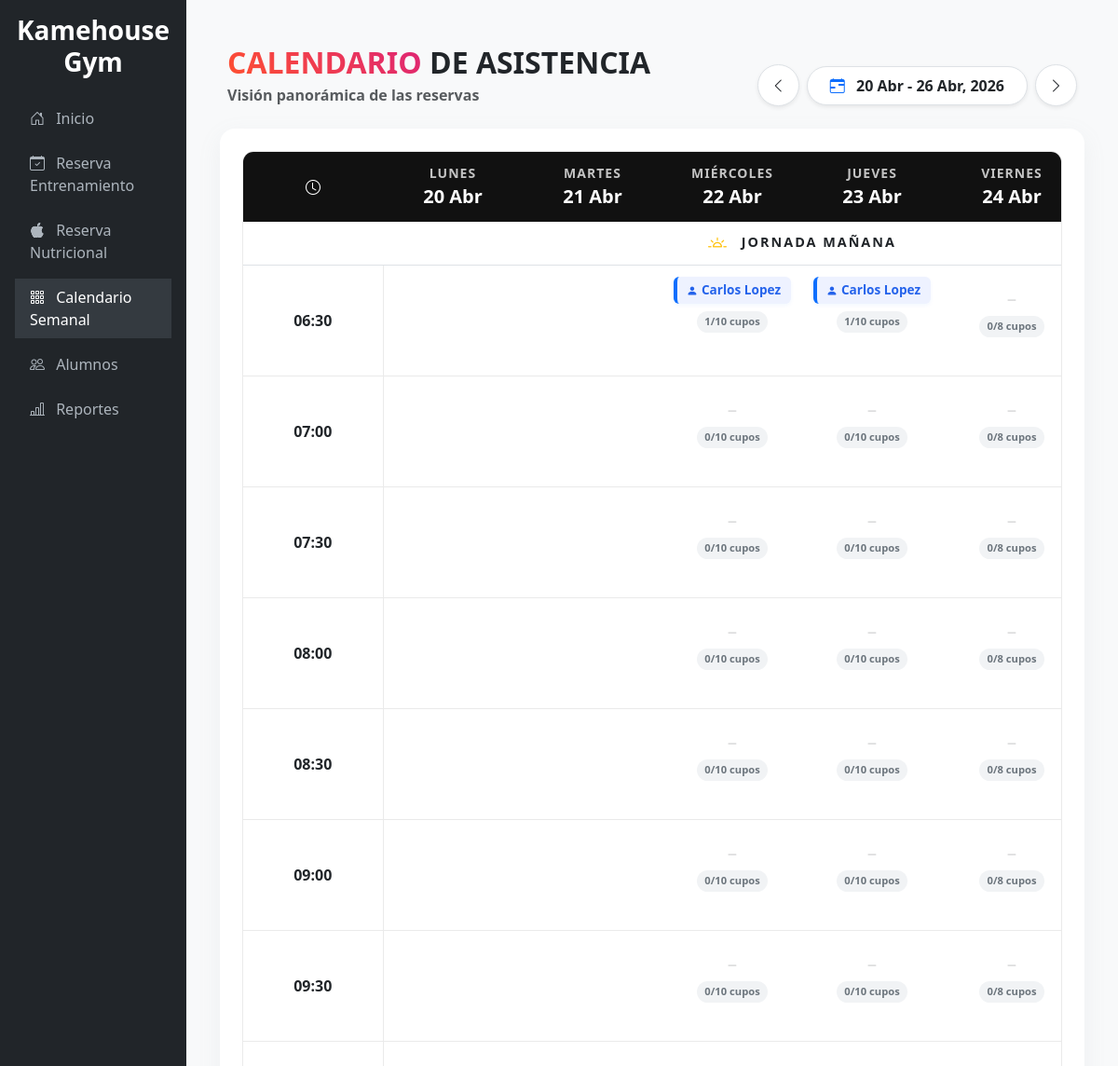
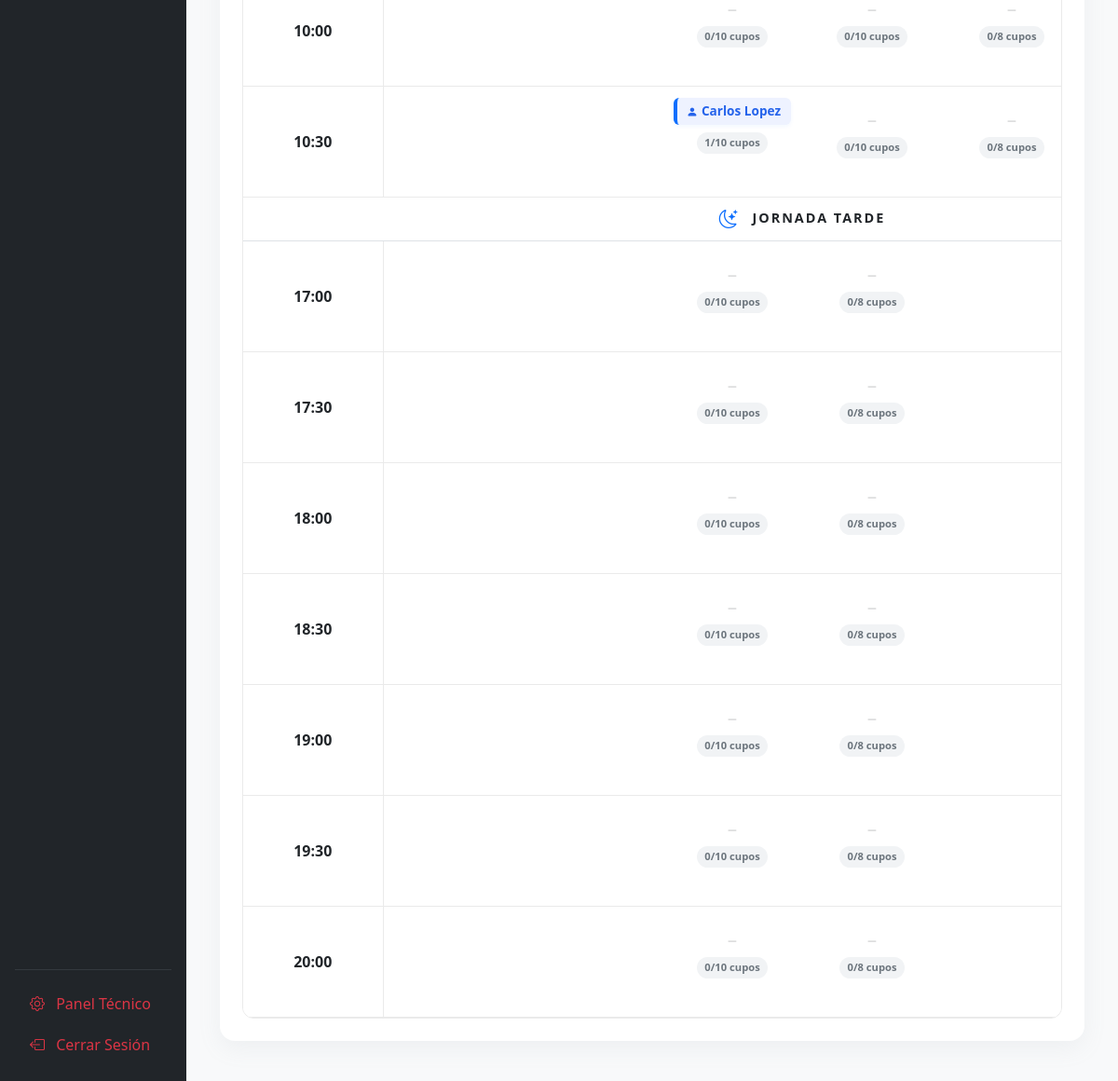
/gym/calendario-semanal/ (signed in), run on the app's committed database (2 pictures, top to bottom).
### reservas/models.py (models this page shows, shortened)
class Reserva(models.Model):
    alumno = models.ForeignKey(FichaAlumno, on_delete=models.CASCADE, related_name="reservas")
    bloque = models.ForeignKey(HorarioBloque, on_delete=models.CASCADE, related_name="reservas_bloque")
    fecha_creacion = models.DateTimeField(auto_now_add=True)
    class Meta:
        verbose_name = "Reserva"
        verbose_name_plural = "Reservas"
        unique_together = ('alumno', 'bloque')

class FichaAlumno(models.Model):
    usuario = models.OneToOneField(User, on_delete=models.SET_NULL, null=True, blank=True, related_name='ficha')
    fecha_registro = models.DateField(auto_now_add=True)
    nombre_completo = models.CharField(max_length=200)
    objetivo = models.TextField(verbose_name="Objetivo entrenamiento", help_text="disminuir peso corporal, disminuir grasa, aumentar masa muscular etc")
    telefono = models.CharField(max_length=20, verbose_name="Contacto telefónico/whatsapp")
    correo = models.EmailField(blank=True, null=True, verbose_name="Correo electrónico")
    fecha_nacimiento = models.DateField()
    estatura = models.PositiveIntegerField(verbose_name="Estatura (Cms.)")
    peso = models.DecimalField(max_digits=5, decimal_places=2, verbose_name="Peso (Kgs.)")
    ocupacion = models.CharField(max_length=200, verbose_name="Ocupación o trabajo")
    dias_semanales = models.CharField(max_length=50, verbose_name="Días de entrenamiento semanal (cantidad)")
    horario_preferente = models.CharField(max_length=100, verbose_name="Horario del día en que entrena preferentemente")
    experiencia = models.CharField(max_length=200, verbose_name="Experiencia en entrenamiento (hace cuanto entrena)")
    deporte_previo = models.CharField(max_length=200, verbose_name="Deporte que practica o alguna vez practicó", blank=True)
    comida_favorita = models.CharField(max_length=255, verbose_name="Comida favorita (o preferencia, dulce, salado etc)", blank=True)
    intolerancias = models.TextField(verbose_name="Comida que le haga mal o que no puede comer", blank=True)
    alimentos_diarios = models.TextField(verbose_name="¿Qué alimentos le acomoda ingerir diariamente?", blank=True)
    medicacion = models.CharField(max_length=255, verbose_name="¿Consume algún tipo de medicación? ¿Cual?", blank=True)
    drogas = models.CharField(max_length=255, verbose_name="¿Consume algún tipo de droga habitual o socialmente?", blank=True)
    dieta_tiempo = models.CharField(max_length=200, verbose_name="¿Hace cuánto se alimenta de esta forma?", blank=True)
    comida_desayuno = models.TextField(verbose_name="Desayuno", blank=True)
    comida_snack1 = models.TextField(verbose_name="Snack o colación", blank=True)
    comida_almuerzo = models.TextField(verbose_name="Almuerzo", blank=True)
    comida_once = models.TextField(verbose_name="Once o colación", blank=True)
    comida_cena = models.TextField(verbose_name="Cena o ultima comida del dia", blank=True)
    lesiones = models.TextField(verbose_name="Lesiones, problemas, operación/tratamiento médico", blank=True)
    enfermedades_familiares = models.TextField(verbose_name="Enfermedades/patologías familiares", blank=True)
    hora_despertar = models.TimeField(verbose_name="¿A qué hora usted generalmente se despierta o levanta?", null=True, blank=True)
    hora_dormir = models.TimeField(verbose_name="¿a qué hora usted generalmente se duerme o acuesta?", null=True, blank=True)
    suplementos = models.TextField(verbose_name="Suplementos que ha consumido, tiempo y administración", blank=True)
    comentario_adicional = models.TextField(verbose_name="Comentario adicional", blank=True)
    class Meta:
        verbose_name = "Ficha de Alumno"
        verbose_name_plural = "Fichas de Alumnos"

class HorarioBloque(models.Model):
    TIPO_CHOICES = [
        ('ENTRENAMIENTO', 'Entrenamiento'),
        ('NUTRICION', 'Nutrición'),
    ]
    dia = models.DateField(verbose_name="Día")
    inicio = models.TimeField(verbose_name="Hora de Inicio")
    fin = models.TimeField(verbose_name="Hora de Fin")
    capacidad_maxima = models.PositiveIntegerField(default=20, verbose_name="Capacidad Máxima")
    tipo = models.CharField(max_length=20, choices=TIPO_CHOICES, default='ENTRENAMIENTO')
    class Meta:
        verbose_name = "Bloque de Horario"
        verbose_name_plural = "Bloques de Horario"
        ordering = ['dia', 'inicio']

### reservas/views.py (the view)
# urls.py: path('calendario-semanal/', views.calendario_semanal, name='calendario_semanal'),
@login_required
def calendario_semanal(request):
    fecha_str = request.GET.get('fecha')
    if fecha_str:
        try:
            fecha_base = datetime.strptime(fecha_str, '%Y-%m-%d').date()
        except ValueError:
            fecha_base = timezone.localdate()
    else:
        fecha_base = timezone.localdate()
    lunes = fecha_base - timedelta(days=fecha_base.weekday())
    domingo = lunes + timedelta(days=6)
    semana_anterior = lunes - timedelta(days=7)
    semana_siguiente = lunes + timedelta(days=7)
    bloques_semana = HorarioBloque.objects.filter(
        dia__range=[lunes, domingo]
    ).prefetch_related('reservas_bloque__alumno')
    dias_semana = [lunes + timedelta(days=i) for i in range(7)]
    todos_los_slots = generar_slots_tiempo()
    slots_manana = [slot for slot in todos_los_slots if slot.hour < 14]
    slots_tarde = [slot for slot in todos_los_slots if slot.hour >= 14]
    return render(request, 'admin_gym/calendario_semanal.html', {
        'bloques_semana': bloques_semana,
        'dias_semana': dias_semana,
        'slots_manana': slots_manana,
        'slots_tarde': slots_tarde,
        'lunes': lunes,
        'domingo': domingo,
        'semana_anterior': semana_anterior.strftime('%Y-%m-%d'),
        'semana_siguiente': semana_siguiente.strftime('%Y-%m-%d'),
    })

### reservas/templatetags/gym_tags.py (called while the page is built)
@register.simple_tag
def get_bloque(bloques, dia, time_slot):
    if not bloques:
        return None
    for bloque in bloques:
        if bloque.dia == dia and bloque.inicio == time_slot:
            return bloque
    return None

### reservas/views.py (called while the page is built)
def generar_slots_tiempo():
    slots = []
    t = time(6, 30)
    while t < time(11, 0):
        slots.append(t)
        total_min = (t.hour * 60) + t.minute + 30
        t = time(total_min // 60, total_min % 60)
    t = time(17, 0)
    while t < time(20, 30):
        slots.append(t)
        total_min = (t.hour * 60) + t.minute + 30
        t = time(total_min // 60, total_min % 60)
    return slots

### templates/admin_gym/calendario_semanal.html (shortened to what this page needs)
{% extends 'base.html' %}
{% load gym_tags %}
{% block content %}
<div class="container-fluid py-4">
    <div class="d-flex justify-content-between align-items-end mb-4 px-2">
        <div>
            <h2 class="fw-bold m-0"><span class="text-gradient">CALENDARIO</span> DE ASISTENCIA</h2>
            <p class="text-muted fw-semibold m-0 mt-1">Visión panorámica de las reservas</p>
        </div>
        <div class="d-flex align-items-center gap-2">
            <a href="?fecha={{ semana_anterior }}" class="btn btn-light border shadow-sm rounded-circle d-flex justify-content-center align-items-center modern-card" style="width: 45px; height: 45px;" title="Semana Anterior">
                <i class="bi bi-chevron-left fw-bold text-dark"></i>
            </a>
            <div class="bg-white px-4 py-2 rounded-pill shadow-sm border fw-bold text-dark text-center" style="min-width: 220px;">
                <i class="bi bi-calendar-range text-primary me-2"></i>
                {{ lunes|date:"d M" }} - {{ domingo|date:"d M, Y" }}
            </div>
            <a href="?fecha={{ semana_siguiente }}" class="btn btn-light border shadow-sm rounded-circle d-flex justify-content-center align-items-center modern-card" style="width: 45px; height: 45px;" title="Semana Siguiente">
                <i class="bi bi-chevron-right fw-bold text-dark"></i>
            </a>
        </div>
    </div>
    <div class="modern-card p-4">
        <div class="calendario-wrapper">
            <div class="table-responsive">
                <table class="table calendario-table">
                    <thead>
                        <tr class="text-center">
                            <th class="col-hora align-middle"><i class="bi bi-clock"></i></th>
                            {% for dia in dias_semana %}
                                <th>
                                    <div class="text-uppercase small opacity-75" style="letter-spacing: 1px;">{{ dia|date:"l" }}</div>
                                    <div class="fs-5">{{ dia|date:"d M" }}</div>
                                </th>
                            {% endfor %}
                        </tr>
                    </thead>
                    <tbody>
                        <tr style="background-color: #f8f9fa;">
                            <td colspan="8" class="text-center py-2 text-dark fw-bold text-uppercase border-bottom" style="letter-spacing: 2px; font-size: 0.9rem;">
                                <i class="bi bi-brightness-alt-high text-warning fs-5 me-2 align-middle"></i> Jornada Mañana
                            </td>
                        </tr>
                        {% for time_slot in slots_manana %}
                        <tr>
                            <td class="text-center align-middle col-hora">{{ time_slot|time:"H:i" }}</td>
                            {% for dia in dias_semana %}
                                <td class="p-1 align-top">
                                    {% get_bloque bloques_semana dia time_slot as bloque %}
                                    <div class="slot-calendario">
                                        {% if bloque %}
                                            {% for reserva in bloque.reservas_bloque.all %}
                                                <span class="alumno-tag {% if bloque.tipo == 'NUTRICION' %}tag-nutricion{% endif %}" title="{{ reserva.alumno.nombre_completo }}">
                                                    <i class="bi bi-person-fill small me-1"></i>{{ reserva.alumno.nombre_completo|truncatechars:15 }}
                                                </span>
                                            {% empty %}
                                                <div class="text-center text-muted mt-3 opacity-50 small"><i class="bi bi-dash-lg"></i></div>
                                            {% endfor %}
                                            {% if bloque.reservas_bloque.count < bloque.capacidad_maxima %}
                                                <div class="text-center mt-2">
                                                    <span class="cupos-badge">{{ bloque.reservas_bloque.count }}/{{ bloque.capacidad_maxima }} cupos</span>
                                                </div>
                                            {% else %}
                                                <div class="text-center mt-2">
                                                    <span class="cupos-badge bg-danger text-white">COMPLETO</span>
                                                </div>
                                            {% endif %}
                                        {% endif %}
                                    </div>
                                </td>
                            {% endfor %}
                        </tr>
                        {% endfor %}
                        <tr style="background-color: #f8f9fa;">
                            <td colspan="8" class="text-center py-2 text-dark fw-bold text-uppercase border-bottom border-top" style="letter-spacing: 2px; font-size: 0.9rem;">
                                <i class="bi bi-moon-stars text-primary fs-5 me-2 align-middle"></i> Jornada Tarde
                            </td>
                        </tr>
                        {% for time_slot in slots_tarde %}
                        <tr>
                            <td class="text-center align-middle col-hora">{{ time_slot|time:"H:i" }}</td>
                            {% for dia in dias_semana %}
                                <td class="p-1 align-top">
                                    {% get_bloque bloques_semana dia time_slot as bloque %}
                                    <div class="slot-calendario">
                                        {% if bloque %}
                                            {% for reserva in bloque.reservas_bloque.all %}
                                                <span class="alumno-tag {% if bloque.tipo == 'NUTRICION' %}tag-nutricion{% endif %}" title="{{ reserva.alumno.nombre_completo }}">
                                                    <i class="bi bi-person-fill small me-1"></i>{{ reserva.alumno.nombre_completo|truncatechars:15 }}
                                                </span>
                                            {% empty %}
                                                <div class="text-center text-muted mt-3 opacity-50 small"><i class="bi bi-dash-lg"></i></div>
                                            {% endfor %}
                                            {% if bloque.reservas_bloque.count < bloque.capacidad_maxima %}
                                                <div class="text-center mt-2">
                                                    <span class="cupos-badge">{{ bloque.reservas_bloque.count }}/{{ bloque.capacidad_maxima }} cupos</span>
                                                </div>
                                            {% else %}
                                                <div class="text-center mt-2">
                                                    <span class="cupos-badge bg-danger text-white">COMPLETO</span>
                                                </div>
                                            {% endif %}
                                        {% endif %}
                                    </div>
                                </td>
                            {% endfor %}
                        </tr>
                        {% endfor %}
                    </tbody>
                </table>
            </div>
        </div>
    </div>
</div>
{% endblock %}

### templates/base.html (style rules this page uses)
body { background-color: #f8f9fa; }

### templates/admin_gym/calendario_semanal.html (style rules this page uses)
.modern-card { border: none; border-radius: 16px; background: #ffffff; box-shadow: 0 8px 24px rgba(149, 157, 165, 0.1); }
.text-gradient { background: linear-gradient(45deg, #FF512F, #DD2476); -webkit-background-clip: text; -webkit-text-fill-color: transparent; font-weight: 800; }
.calendario-wrapper { border-radius: 12px; overflow: hidden; border: 1px solid #eaeaea; }
.calendario-table { margin: 0; border-collapse: collapse; }
.calendario-table th { background-color: #111; color: white; min-width: 150px; border: none; padding: 12px; }
.calendario-table td { border-color: #eaeaea; }
.col-hora { width: 80px; background-color: #f8f9fa; font-weight: 700; color: #555; border-right: 1px solid #eaeaea; }
.slot-calendario { min-height: 110px; padding: 8px; font-size: 0.85rem; transition: background 0.2s; }
.alumno-tag { background-color: #eef2ff; border-left: 4px solid #0d6efd; padding: 4px 10px; margin-bottom: 6px; border-radius: 6px; color: #2563eb; font-weight: 600; white-space: nowrap; overflow: hidden; text-overflow: ellipsis; display: block; box-shadow: 0 2px 4px rgba(13, 110, 253, 0.05); transition: transform 0.2s; }
.cupos-badge { font-size: 0.7rem; font-weight: 700; padding: 3px 8px; border-radius: 12px; background: #f1f3f5; color: #6c757d; display: inline-block; }

### data on the page
Reserva: alumno.nombre_completo "Carlos Lopez"
HorarioBloque: reservas_bloque.count "1", capacidad_maxima "10"
Reserva: alumno.nombre_completo "Carlos Lopez"
HorarioBloque: reservas_bloque.count "1", capacidad_maxima "10"
HorarioBloque: reservas_bloque.count "0", capacidad_maxima "8"
HorarioBloque: reservas_bloque.count "0", capacidad_maxima "10"
HorarioBloque: reservas_bloque.count "0", capacidad_maxima "10"
HorarioBloque: reservas_bloque.count "0", capacidad_maxima "8"
HorarioBloque: reservas_bloque.count "0", capacidad_maxima "10"
HorarioBloque: reservas_bloque.count "0", capacidad_maxima "10"
HorarioBloque: reservas_bloque.count "0", capacidad_maxima "8"
HorarioBloque: reservas_bloque.count "0", capacidad_maxima "10"
HorarioBloque: reservas_bloque.count "0", capacidad_maxima "10"
HorarioBloque: reservas_bloque.count "0", capacidad_maxima "8"
HorarioBloque: reservas_bloque.count "0", capacidad_maxima "10"
HorarioBloque: reservas_bloque.count "0", capacidad_maxima "10"
HorarioBloque: reservas_bloque.count "0", capacidad_maxima "8"
HorarioBloque: reservas_bloque.count "0", capacidad_maxima "10"
HorarioBloque: reservas_bloque.count "0", capacidad_maxima "10"
HorarioBloque: reservas_bloque.count "0", capacidad_maxima "8"
HorarioBloque: reservas_bloque.count "0", capacidad_maxima "10"
HorarioBloque: reservas_bloque.count "0", capacidad_maxima "10"
HorarioBloque: reservas_bloque.count "0", capacidad_maxima "8"
HorarioBloque: reservas_bloque.count "0", capacidad_maxima "10"
HorarioBloque: reservas_bloque.count "0", capacidad_maxima "10"
HorarioBloque: reservas_bloque.count "0", capacidad_maxima "8"
Reserva: alumno.nombre_completo "Carlos Lopez"
HorarioBloque: reservas_bloque.count "1", capacidad_maxima "10"
HorarioBloque: reservas_bloque.count "0", capacidad_maxima "10"
HorarioBloque: reservas_bloque.count "0", capacidad_maxima "8"
HorarioBloque: reservas_bloque.count "0", capacidad_maxima "10"
HorarioBloque: reservas_bloque.count "0", capacidad_maxima "8"
HorarioBloque: reservas_bloque.count "0", capacidad_maxima "10"
HorarioBloque: reservas_bloque.count "0", capacidad_maxima "8"
HorarioBloque: reservas_bloque.count "0", capacidad_maxima "10"
HorarioBloque: reservas_bloque.count "0", capacidad_maxima "8"
HorarioBloque: reservas_bloque.count "0", capacidad_maxima "10"
HorarioBloque: reservas_bloque.count "0", capacidad_maxima "8"
HorarioBloque: reservas_bloque.count "0", capacidad_maxima "10"
HorarioBloque: reservas_bloque.count "0", capacidad_maxima "8"
HorarioBloque: reservas_bloque.count "0", capacidad_maxima "10"
HorarioBloque: reservas_bloque.count "0", capacidad_maxima "8"
HorarioBloque: reservas_bloque.count "0", capacidad_maxima "10"
HorarioBloque: reservas_bloque.count "0", capacidad_maxima "8"

### other printed values
{{ lunes|date:"d M" }} "20 Abr"
{{ domingo|date:"d M, Y" }} "26 Abr, 2026"
{{ dia|date:"l" }} "LUNES" "MARTES" "MIÉRCOLES" "JUEVES" "VIERNES"
{{ dia|date:"d M" }} "20 Abr" "21 Abr" "22 Abr" "23 Abr" "24 Abr"
{{ time_slot|time:"H:i" }} "06:30" "07:00" "07:30" "08:00" "08:30" "09:00" "09:30" "10:00" "10:30"
{{ time_slot|time:"H:i" }} "17:00" "17:30" "18:00" "18:30" "19:00" "19:30" "20:00"
